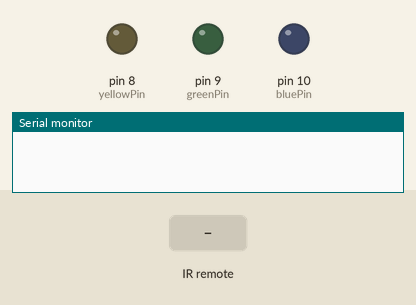
This sketch was run on a simulated Arduino Uno, built with avr-gcc and run on an emulated ATmega328P. On the bench: output pins drawn as LEDs (lit = HIGH), the last lines printed to the serial monitor. The test bench sets the inputs (shaded band).

Above: at 1.2 s.
1.3 s: infrared code 0x20DF8877 received
At 2.1 s:
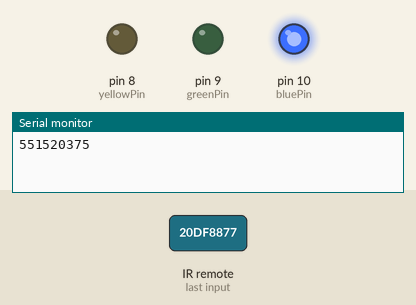
2.8 s: infrared code 0x20DF48B7 received
At 4.0 s:
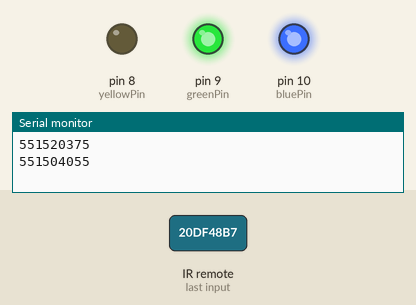
4.3 s: infrared code 0x20DF28D7 received
At 5.2 s:
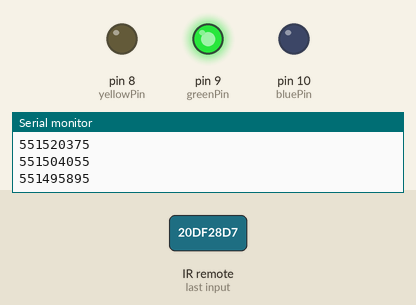
5.8 s: infrared code 0x20DFC837 received
At 6.4 s:
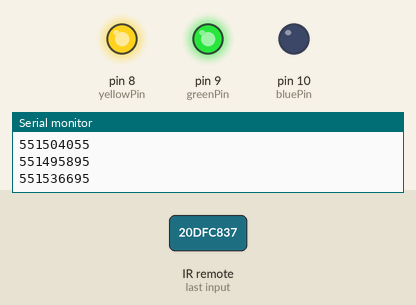
7.3 s: infrared code 0x20DFA857 received
At 7.6 s:
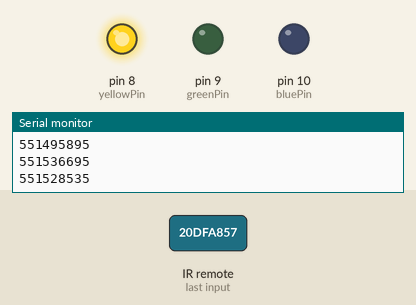
8.8 s: infrared code 0x20DF6897 received
At 9.9 s:
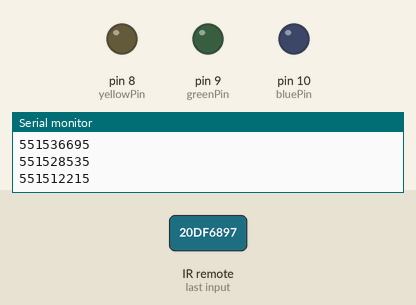
Timing chart, 0 to 11.3 s (numbered marks = the images above; inputs shaded):
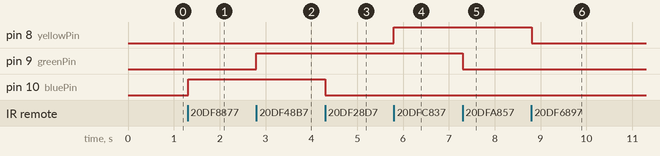

The sketch:

7.IR_receiver_and__used_remote_control_led.ino
```cpp
/*
 * TamilZorous info tech
*/
 #include <IRremote.h>
int IR_Recv = 11;   //IR Receiver Pin 3
int bluePin = 10;
int greenPin = 9;
int yellowPin = 8;
IRrecv irrecv(IR_Recv);
decode_results results;
void setup(){
  Serial.begin(9600);  //starts serial communication
  irrecv.enableIRIn(); // Starts the receiver
  pinMode(bluePin, OUTPUT);      // sets the digital pin as output
  pinMode(greenPin, OUTPUT);      // sets the digital pin as output
  pinMode(yellowPin, OUTPUT);      // sets the digital pin as output
}
void loop(){
  //decodes the infrared input
  if (irrecv.decode(&results)){
    long int decCode = results.value;
    Serial.println(results.value);
    //switch case to use the selected remote control button
    switch (results.value){
      case 551520375: //when you press the 1 button
        digitalWrite(bluePin, HIGH);
        break;
      case 551495895: //when you press the 4 button
        digitalWrite(bluePin, LOW);
        break;
       case 551504055: //when you press the 2 button
        digitalWrite(greenPin, HIGH);
        break;
       case 551528535: //when you press the 5 button
        digitalWrite(greenPin, LOW);
        break;
       case 551536695: //when you press the 3 button
        digitalWrite(yellowPin, HIGH);
        break;
       case 551512215: //when you press the 6 button
        digitalWrite(yellowPin, LOW);
        break;
    }
    irrecv.resume(); // Receives the next value from the button you press
  }
  delay(10);
}
```

Measured:
- after the input at 1.3 s, pin 10 (bluePin): LOW → HIGH at once
- after the input at 2.8 s, pin 9 (greenPin): LOW → HIGH at once
- after the input at 4.3 s, pin 10 (bluePin): HIGH → LOW at once
- after the input at 5.8 s, pin 8 (yellowPin): LOW → HIGH at once
- after the input at 7.3 s, pin 9 (greenPin): HIGH → LOW at once
- after the input at 8.8 s, pin 8 (yellowPin): HIGH → LOW at once
